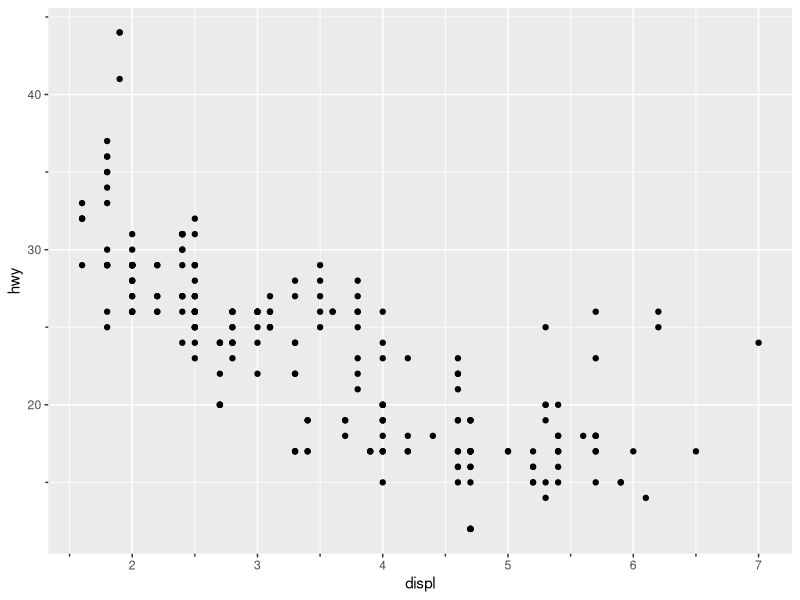
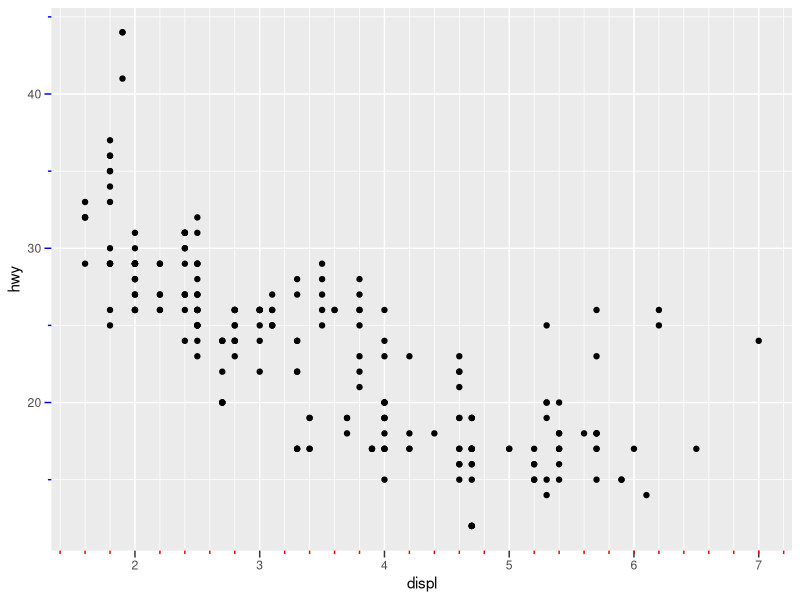
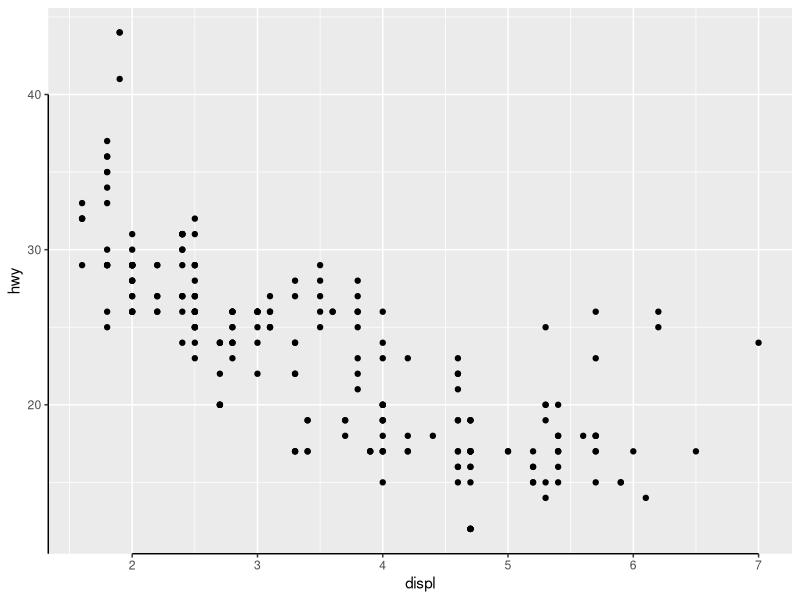
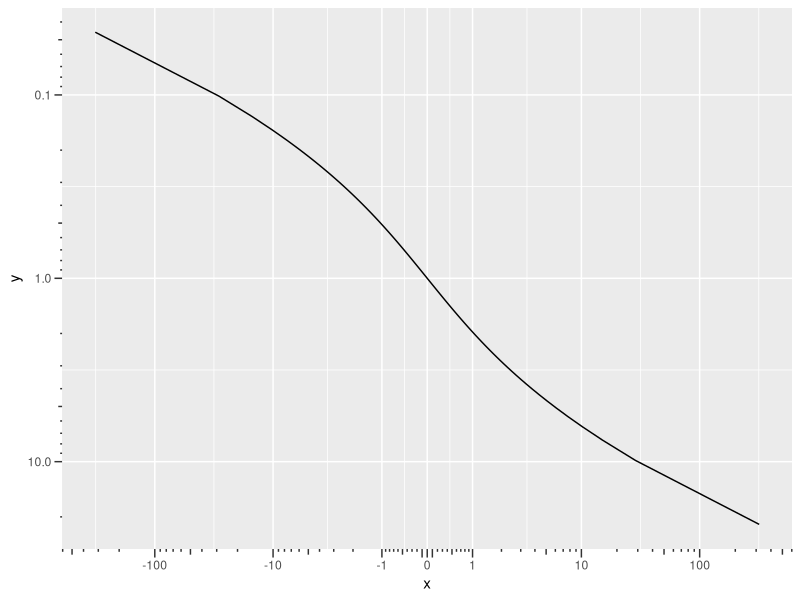
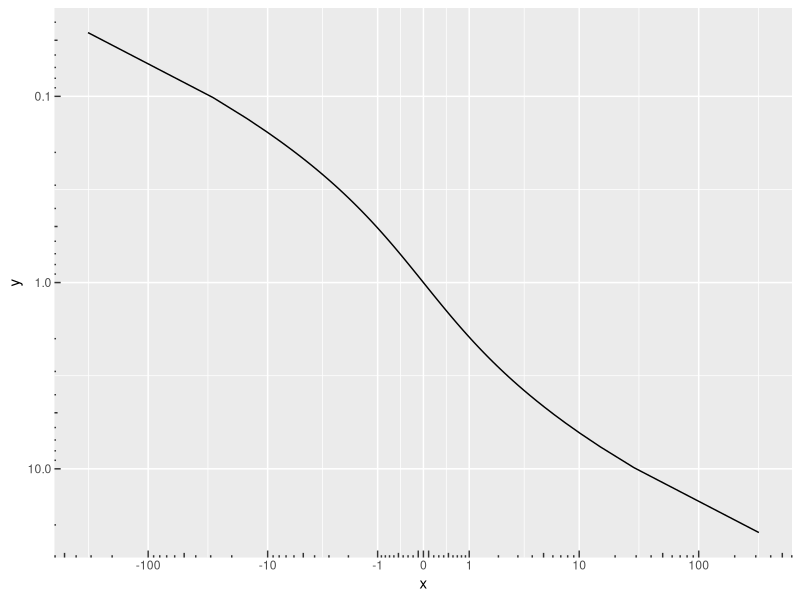
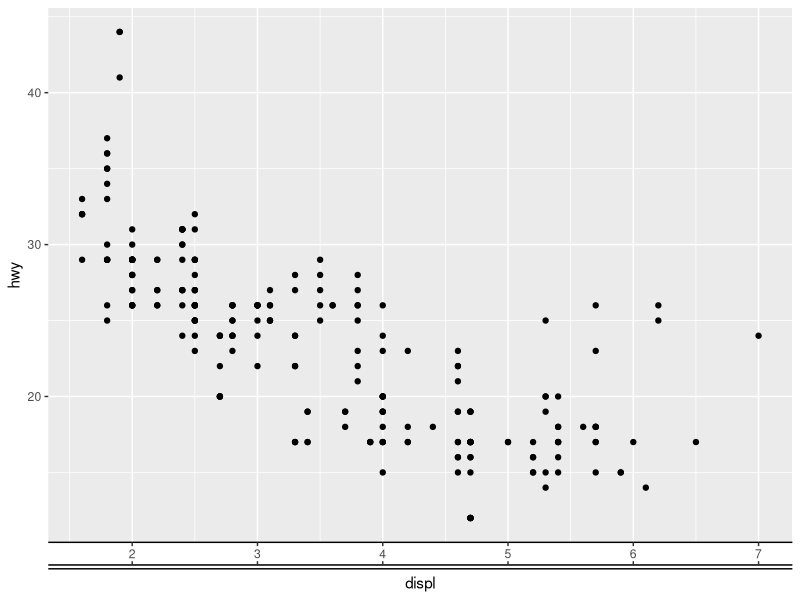
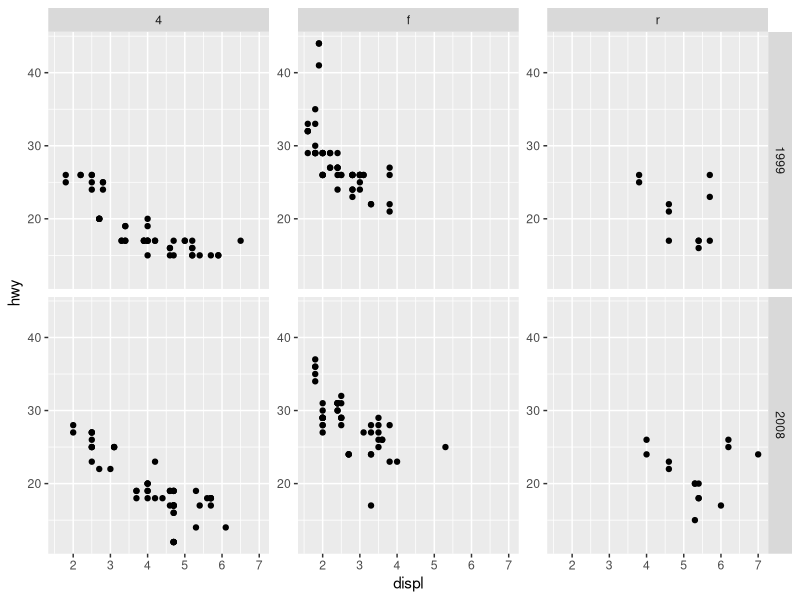
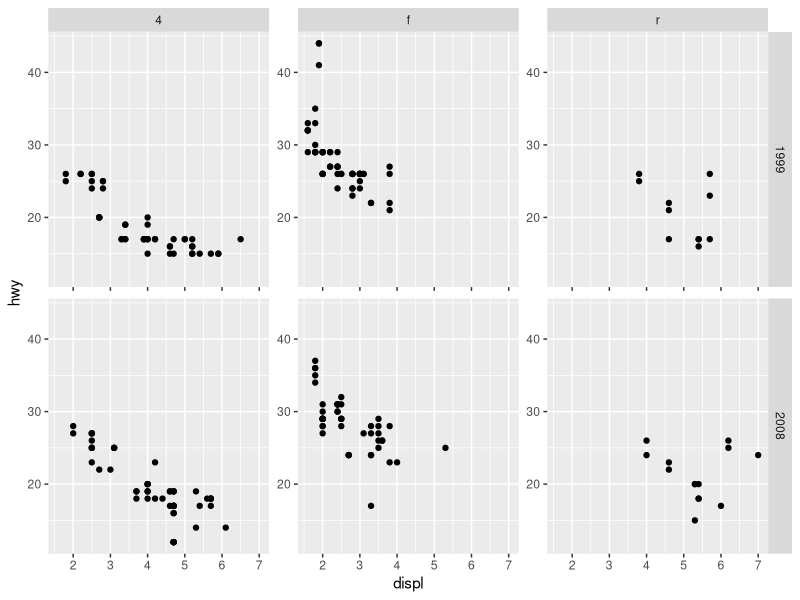

Reproduce these figures in R, in order.
## ---- chunk 1
knitr::opts_chunk$set(dev = "ragg_png")
## ---- chunk 2
#| fig.alt: >
#|  Scatterplot of engine displacement versus highway miles per 
#|  gallon. Both the x and y axes have smaller ticks in between normal ticks.
library(ggplot2)

p <- ggplot(mpg, aes(displ, hwy)) +
  geom_point() +
  guides(
    x = guide_axis(minor.ticks = TRUE),
    y = guide_axis(minor.ticks = TRUE)
  )
p
## ---- chunk 3
#| fig.alt: >
#|  Scatterplot of engine displacement versus highway miles per 
#|  gallon. The y-axis has blue larger and smaller tick marks, whereas the 
#|  x-axis has the larger ticks in black and the smaller ticks in red. The 
#|  x-axis has 4 smaller ticks in between large ones and the smaller ticks
#|  are half the size of larger ticks.
p + scale_x_continuous(minor_breaks = scales::breaks_width(0.2)) +
  theme(
    axis.ticks.length = unit(5, "pt"),
    axis.minor.ticks.length = rel(0.5),
    axis.minor.ticks.x.bottom = element_line(colour = 'red'),
    axis.ticks.y = element_line(colour = "blue")
  )
## ---- chunk 4
#| fig.alt: >
#|  Scatterplot of engine displacement versus highway miles per 
#|  gallon. The y-axis line starts at the bottom of the panel and continues to
#|  the top break. The x-axis line starts at the most left break and ends at
#|  the most right break.
ggplot(mpg, aes(displ, hwy)) +
  geom_point() +
  guides(
    x = guide_axis(cap = "both"), # Cap both ends
    y = guide_axis(cap = "upper") # Cap the upper end
  ) +
  theme(axis.line = element_line())
## ---- chunk 5
#| fig.alt: >
#|  A line plot showing a negatively sloped line with a reversed
#|  log10-transformation on the y-axis and inverse hyberbolic sine transformation
#|  on the x-axis. Large ticks appears at multiples of 10, 
#|  medium ticks at multiples of 5 and small ticks at multiples of 1.

r <- seq(0.001, 0.999, length.out = 100)
df <- data.frame(
  x = qcauchy(r),
  y = qlnorm(r)
)

p <- ggplot(df, aes(x, y)) +
  geom_line() +
  coord_trans(y = "reverse") +
  scale_y_continuous(
    transform = "log10",
    breaks = c(0.1, 1, 10),
    guide = guide_axis_logticks(long = 2, mid = 1, short = 0.5)
  ) +
  scale_x_continuous(
    transform = "asinh",
    breaks = c(-100, -10, -1, 0, 1, 10, 100),
    guide = "axis_logticks"
  )
p
## ---- chunk 6
#| fig.alt: >
#|  The same plot as above, but the tick marks now point inwards.

p + theme(axis.ticks.length = unit(-2.25, "pt"))
## ---- chunk 7
#| fig.alt: >
#|  Scatterplot of engine displacement versus highway miles per 
#|  gallon. The x-axis resembles railroad tracks with labels in the middle and
#|  an additional line beneath.

ggplot(mpg, aes(displ, hwy)) +
  geom_point() +
  guides(x = guide_axis_stack(
    # Typical axis
    "axis",
    # Inverted ticks with no text
    guide_axis(theme = theme(
      axis.ticks.length.x = rel(-1), 
      axis.text = element_blank()
    )),
    # Just the line
    guide_axis(theme = theme(
      axis.ticks = element_blank(), 
      axis.text  = element_blank()
    )),
    theme = theme(axis.line = element_line())
  ))
## ---- chunk 8
#| fig.alt: >
#|  A scatterplot facetted by the 'drv' and 'year' variables. The
#|  x-axes appear only at the bottom panels, whereas y-axes are displayed for
#|  every panel.
p <- ggplot(mpg, aes(displ, hwy)) +
  geom_point()

p + facet_grid(year ~ drv, axes = "all_y")
## ---- chunk 9
#| fig.alt: >
#|  A scatterplot facetted by the 'drv' and 'year' variables. The
#|  x-axes appear in full only at the bottom panels, and as tick marks in the
#|  first row of panels. The y-axes are displayed in full at every panel.
p + facet_grid(year ~ drv, axes = "all", axis.labels = "all_y")
